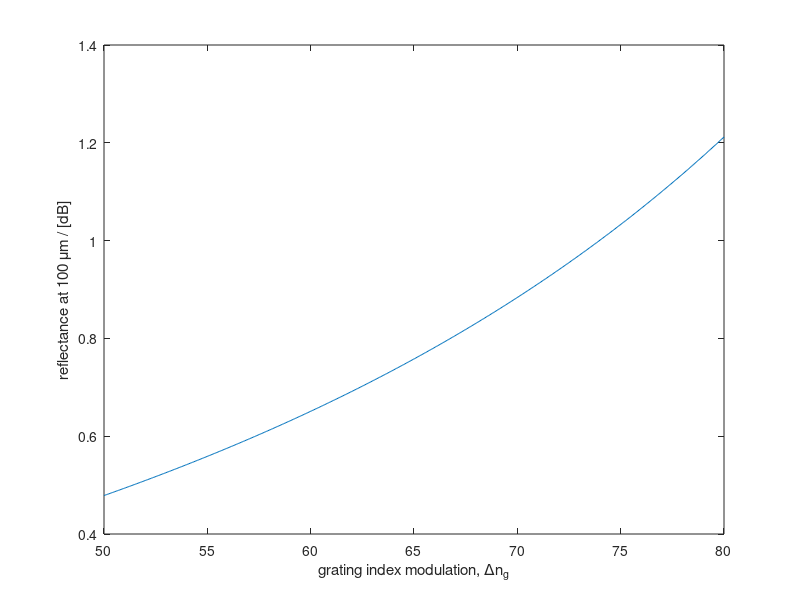
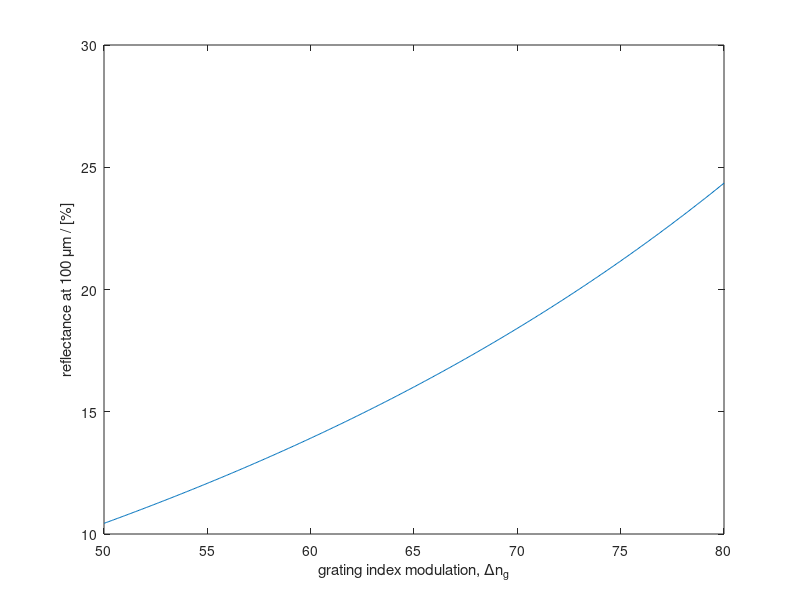
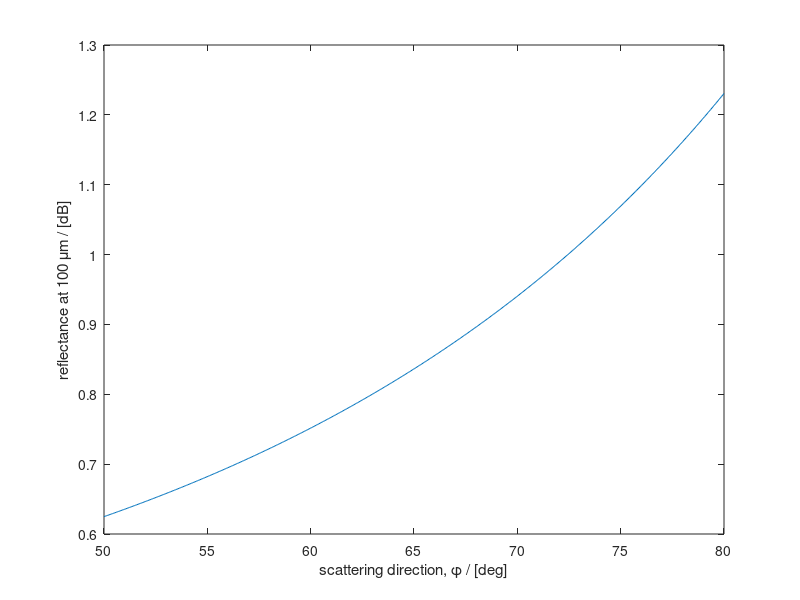
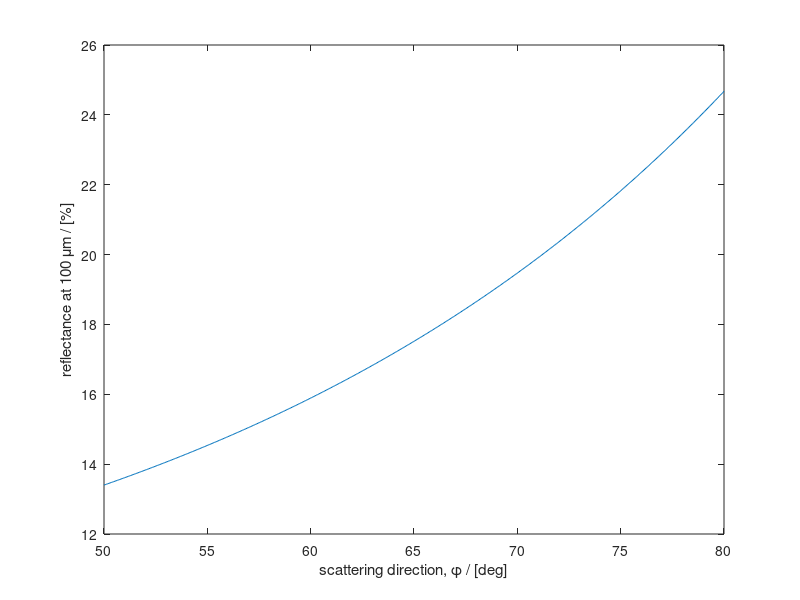

These charts were generated, in order, by the following MATLAB code:
%% Further calculations for uniform grating.
% Looking into the optimum efficiency for varying scattering direction,
% phi. This script is created to look at uniform grating dataset around 2
% parameter lengths:
%       1. fixed grating length, and
%       2. fixed width of the beam.
% and while maintaining the optimum grating period and tilt angles
% (constant). The dimension for the length is [um] only because COMSOL
% simulations before was so.

%% Init
lam     = 780e-3;
sigma   = 3;
n_cl    = 1.4555;
n_co    = 1.4608;
dn      = 5e-3;
dn_g    = 1.2e-3;
w_0     = 2.2719;

n_eff   = 1.4640; % This is from COMSOL simulation

%% Computing the efficiency
len_g   = (2e-3)*1e6; % 2mm
phis_deg= linspace(50, 80, 2^9);
phis    = phis_deg*pi/180;

theta   = .5*phis; 
% theta is approx estimate but should be close enough according to the
% theory. (Yoshino, Posner, Ko)
Lam     = lam./(n_cl * cos(phis) + n_eff);
K       = 2 * pi./Lam;

kappa       = dn_g/n_eff;
beta        = 2 * pi * n_eff/lam;
w_the_sqd   = sigma^2 * w_0^2 / (sigma^2 + w_0^2) ./ sin(2*theta).^2;

alpha_ana = pi^2 * sqrt(2*pi) * w_the_sqd * kappa.^2 / w_0 / Lam.^2; 
alpha_ana = alpha_ana .* sin(phis) ./ (4*cos(theta).^4);
alpha_ana = alpha_ana .* exp(-.5*w_the_sqd .* (2*beta*cos(theta).^2 - K).^2);

%% 1. Fixed grating length
eff_fixed_lg_db  = 10*alpha_ana*len_g/log(10);
eff_fixed_lg_per = 100*(1 - 10.^(-alpha_ana*len_g/log(10)));

% In dB
figure(11); clf;
plot( phis_deg, eff_fixed_lg_db);
xlabel('grating index modulation, {\Delta}n_g');
ylabel('reflectance at 100 {\mu}m / [dB]');

% In percentage
figure(12); clf;
plot( phis_deg, eff_fixed_lg_per);
xlabel('grating index modulation, {\Delta}n_g');
ylabel('reflectance at 100 {\mu}m / [%]');

%% 2. Fixed beam width
beam_wid = len_g;
len_g = beam_wid./sin(phis);

eff_fixed_w_db   = 10*alpha_ana.*len_g/log(10);
eff_fixed_w_per  = 100*(1 - 10.^(-alpha_ana.*len_g/log(10)));

% In dB
figure(21); clf;
plot( phis_deg, eff_fixed_w_db);
xlabel('scattering direction, \phi / [deg]');
ylabel('reflectance at 100 {\mu}m / [dB]');

% In percentage
figure(22); clf;
plot( phis_deg, eff_fixed_w_per);
xlabel('scattering direction, \phi / [deg]');
ylabel('reflectance at 100 {\mu}m / [%]');

%% save data
% save('in_plane_efficiencies.mat', 'phis', ...
%     'eff_fixed_lg_db', 'eff_fixed_lg_per', ...
%     'eff_fixed_w_db',  'eff_fixed_w_per')